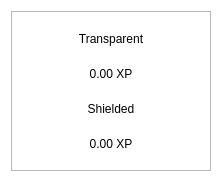
<?xml version="1.0" encoding="UTF-8"?>
<ui version="4.0">
 <class>BalanceBubble</class>
 <widget class="QWidget" name="BalanceBubble">
  <property name="geometry">
   <rect>
    <x>0</x>
    <y>0</y>
    <width>218</width>
    <height>178</height>
   </rect>
  </property>
  <property name="minimumSize">
   <size>
    <width>218</width>
    <height>178</height>
   </size>
  </property>
  <property name="maximumSize">
   <size>
    <width>250</width>
    <height>178</height>
   </size>
  </property>
  <property name="windowTitle">
   <string>Form</string>
  </property>
  <property name="styleSheet">
   <string notr="true">#BalanceBubble{
background-color:transparent
}</string>
  </property>
  <layout class="QVBoxLayout" name="verticalLayout_2">
   <property name="spacing">
    <number>0</number>
   </property>
   <item>
    <widget class="QFrame" name="frame">
     <property name="minimumSize">
      <size>
       <width>200</width>
       <height>160</height>
      </size>
     </property>
     <property name="maximumSize">
      <size>
       <width>250</width>
       <height>160</height>
      </size>
     </property>
     <property name="styleSheet">
      <string notr="true"/>
     </property>
     <property name="frameShape">
      <enum>QFrame::StyledPanel</enum>
     </property>
     <property name="frameShadow">
      <enum>QFrame::Raised</enum>
     </property>
     <property name="lineWidth">
      <number>10</number>
     </property>
     <layout class="QVBoxLayout" name="verticalLayout">
      <property name="spacing">
       <number>0</number>
      </property>
      <item>
       <layout class="QHBoxLayout" name="horizontalLayout">
        <item>
         <widget class="QLabel" name="lblFirst">
          <property name="styleSheet">
           <string notr="true"/>
          </property>
          <property name="text">
           <string>Transparent</string>
          </property>
          <property name="alignment">
           <set>Qt::AlignCenter</set>
          </property>
         </widget>
        </item>
       </layout>
      </item>
      <item>
       <widget class="QLabel" name="textTransparent">
        <property name="styleSheet">
         <string notr="true"/>
        </property>
        <property name="text">
         <string>0.00 XP</string>
        </property>
        <property name="alignment">
         <set>Qt::AlignCenter</set>
        </property>
       </widget>
      </item>
      <item>
       <widget class="QLabel" name="lblSecond">
        <property name="styleSheet">
         <string notr="true"/>
        </property>
        <property name="text">
         <string>Shielded</string>
        </property>
        <property name="alignment">
         <set>Qt::AlignCenter</set>
        </property>
       </widget>
      </item>
      <item>
       <widget class="QLabel" name="textShielded">
        <property name="styleSheet">
         <string notr="true"/>
        </property>
        <property name="text">
         <string>0.00 XP</string>
        </property>
        <property name="alignment">
         <set>Qt::AlignCenter</set>
        </property>
       </widget>
      </item>
     </layout>
    </widget>
   </item>
  </layout>
 </widget>
 <resources/>
 <connections/>
</ui>
